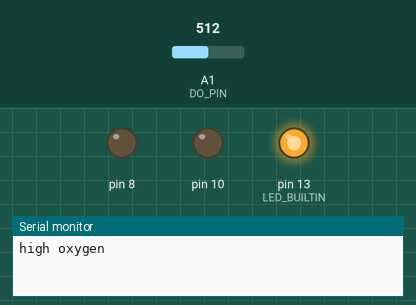
Bench run of a sketch on a simulated Arduino Uno, built with avr-gcc and run on an emulated ATmega328P. Parts: output pins drawn as LEDs (lit = HIGH), the last lines printed to the serial monitor. Inputs (shaded band) come from the test bench; at power-on: A1 (DO_PIN) = 512.

Above: at 1.3 s.
1.4 s: A1 (DO_PIN) set to 394
2.9 s: A1 (DO_PIN) set to 364
At 3.6 s:
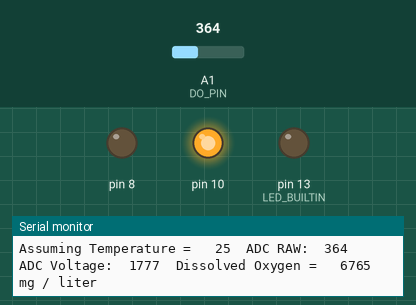
4.8 s: A1 (DO_PIN) set to 511
At 5.2 s:
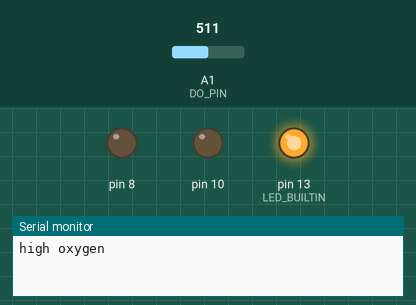
6.4 s: A1 (DO_PIN) set to 306
At 7.3 s:
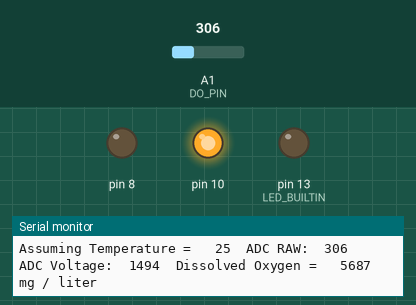
Timing chart, 0 to 9.0 s (numbered marks = the images above; inputs shaded):
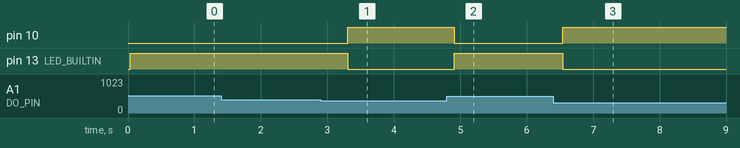

Measured:
- the behaviour switches between 377 and 376 on A1 (DO_PIN) (found by bisection; images 0 and 1)
- after the input at 2.9 s, pin 10: LOW → HIGH after 0.41 s; pin 13 (LED_BUILTIN): HIGH → LOW after 0.41 s
- after the input at 4.8 s, pin 10: HIGH → LOW after 0.11 s; pin 13 (LED_BUILTIN): LOW → HIGH after 0.11 s
- after the input at 6.4 s, pin 10: LOW → HIGH after 0.15 s; pin 13 (LED_BUILTIN): HIGH → LOW after 0.15 s

The sketch:

RevisedOxygenMeter.ino
```cpp
#include <Arduino.h>

#define DO_PIN A1

#define VREF 5000    //VREF (millivolts)
#define ADC_RES 1024 //ADC Resolution

//for Single-point calibration, this variable should be 0 (that is, "No" not 2-point)
//for Two-point calibration, this variable should be 1 (that is, "Yes")
#define TWO_POINT_CALIBRATION 0

#define READ_TEMP (25) //Current water temperature deg C, Or temperature sensor function

//Single point calibration needs to be filled CAL1_V and CAL1_T
#define CAL1_V (2167) //millivolts
#define CAL1_T (25)   //deg C
//Two-point calibration needs to be filled CAL2_V and CAL2_T
//CAL1 High temperature point, CAL2 Low temperature point
#define CAL2_V (1300) //millivolts
#define CAL2_T (15)   //deg C

const uint16_t DO_Table[41] = {
    14460, 14220, 13820, 13440, 13090, 12740, 12420, 12110, 11810, 11530,
    11260, 11010, 10770, 10530, 10300, 10080, 9860, 9660, 9460, 9270,
    9080, 8900, 8730, 8570, 8410, 8250, 8110, 7960, 7820, 7690,
    7560, 7430, 7300, 7180, 7070, 6950, 6840, 6730, 6630, 6530, 6410};

uint8_t Temperaturet;
uint16_t ADC_Raw;
uint16_t ADC_Voltage;
uint16_t DO;
int16_t oxycheck;

int16_t readDO(uint32_t voltage_mv, uint8_t temperature_c)
{
#if TWO_POINT_CALIBRATION == 0
  uint16_t V_saturation = (uint32_t)CAL1_V + (uint32_t)35 * temperature_c - (uint32_t)CAL1_T * 35;
  return (voltage_mv * DO_Table[temperature_c] / V_saturation);
#else
  uint16_t V_saturation = (int16_t)((int8_t)temperature_c - CAL2_T) * ((uint16_t)CAL1_V - CAL2_V) / ((uint8_t)CAL1_T - CAL2_T) + CAL2_V;
  return (voltage_mv * DO_Table[temperature_c] / V_saturation);
#endif
}

void setup()
{
  pinMode(LED_BUILTIN, OUTPUT);
  pinMode(8, OUTPUT);
  pinMode(10, OUTPUT);
  Serial.begin(9600);
}

void loop()
{
  Temperaturet = (uint8_t)READ_TEMP;
  ADC_Raw = analogRead(DO_PIN);
  ADC_Voltage = uint32_t(VREF) * ADC_Raw / ADC_RES;

  Serial.print("Assuming Temperature = \t" + String(Temperaturet) + "\t");
  Serial.print("ADC RAW:\t" + String(ADC_Raw) + "\t");
  Serial.print("ADC Voltage:\t" + String(ADC_Voltage) + "\t");
  Serial.println("Dissolved Oxygen = \t" + String(readDO(ADC_Voltage, Temperaturet)) + " mg / liter\t");

  oxycheck = readDO(ADC_Voltage, Temperaturet);
  if (oxycheck > 7000) {
    digitalWrite(LED_BUILTIN, HIGH);
    digitalWrite(10, LOW);

    Serial.println("high oxygen");
  }
  if (oxycheck < 7000) {
    if (oxycheck > 5000) {
      digitalWrite(LED_BUILTIN, LOW);
      analogWrite(10, 255 * (1 - (oxycheck-5000)/2000));
    } else
    {
       digitalWrite(LED_BUILTIN, LOW);
      digitalWrite(10, HIGH);
      Serial.println("low oxygen");
    }
   }
  delay(500);
}
```
